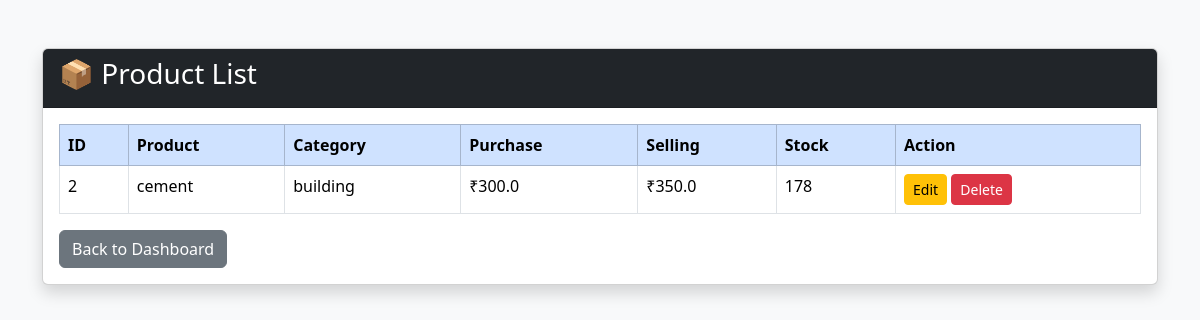
/view-products, run on an earlier commit of the app's database.
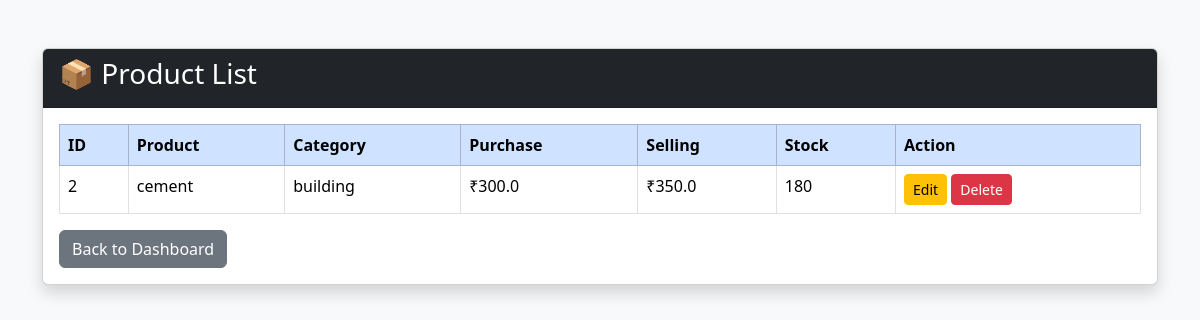
And on a later commit of the database.
### tables this page shows
CREATE TABLE products (
        id INTEGER PRIMARY KEY AUTOINCREMENT,
        product_name TEXT,
        category TEXT,
        purchase_price REAL,
        selling_price REAL,
        stock INTEGER
    );

### app.py (the view)
@app.route("/view-products")
def view_products():
    print("VIEW PRODUCTS ROUTE HIT")
    products = get_all_products()
    return render_template(
        "view_products.html",
        products=products
    )

### database/db.py (called while the page is built)
def get_all_products():
    conn = sqlite3.connect(DATABASE_NAME)
    cursor = conn.cursor()
    cursor.execute("SELECT * FROM products")
    rows = cursor.fetchall()
    conn.close()
    return rows

### templates/view_products.html (shortened to what this page needs)
<!DOCTYPE html>
<html lang="en">
<head>
    <link href="https://cdn.jsdelivr.net/npm/bootstrap@5.3.7/dist/css/bootstrap.min.css" rel="stylesheet">
</head>
<body class="bg-light">
<div class="container mt-5">
    <div class="card shadow">
        <div class="card-header bg-dark text-white">
            <h3>📦 Product List</h3>
        </div>
        <div class="card-body">
            <table class="table table-bordered table-hover">
                <thead class="table-primary">
                    <tr>
                        <th>ID</th>
                        <th>Product</th>
                        <th>Category</th>
                        <th>Purchase</th>
                        <th>Selling</th>
                        <th>Stock</th>
                        <th>Action</th>
                    </tr>
                </thead>
                <tbody>
                    {% for product in products %}
                    <tr>
                        <td>{{ product[0] }}</td>
                        <td>{{ product[1] }}</td>
                        <td>{{ product[2] }}</td>
                        <td>₹{{ product[3] }}</td>
                        <td>₹{{ product[4] }}</td>
                        <td>{{ product[5] }}</td>
                        <td>
                            <a href="/edit-product/{{ product[0] }}"
                               class="btn btn-warning btn-sm">
                               Edit
                            </a>
                            <a href="/delete-product/{{ product[0] }}"
                               class="btn btn-danger btn-sm">
                               Delete
                            </a>
                        </td>
                    </tr>
                    {% endfor %}
                </tbody>
            </table>
            <a href="/" class="btn btn-secondary">
                Back to Dashboard
            </a>
        </div>
    </div>
</div>
</body>
</html>

What changed in the data, as far as the page shows it:
changed products "cement": stock "178" → "180"
